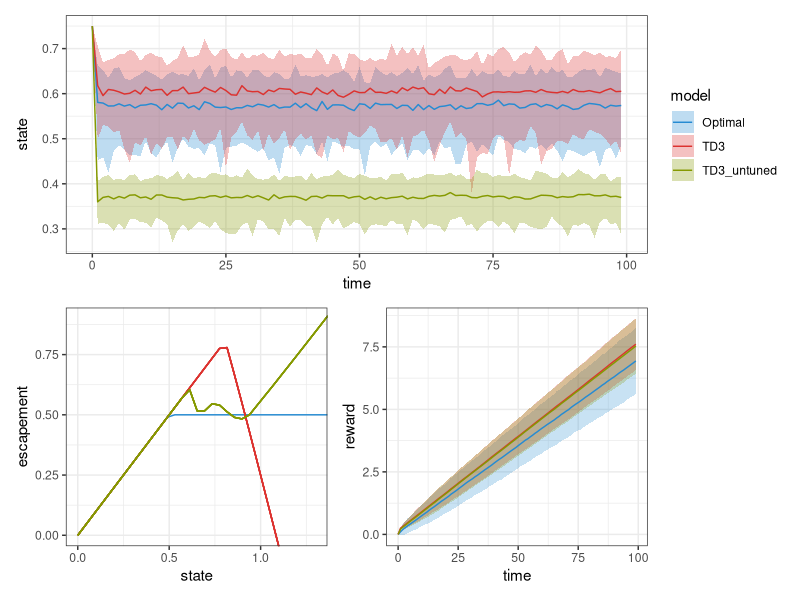

R code for this plot:
## ---- chunk 1
library(tidyverse)
library(patchwork)
knitr::opts_chunk$set(echo=FALSE, message = FALSE, warning = FALSE,
                      fig.width = 7, fig.height = 4)
ggplot2::theme_set(ggplot2::theme_bw())

scale_colour_discrete <- function(...) ggthemes::scale_colour_solarized()
scale_fill_discrete <- function(...) ggthemes::scale_fill_solarized()
pal <- ggthemes::solarized_pal()(6)
txtcolor <- "#586e75"

## ---- chunk 2
sims_df <- read_csv( "figs/sims_df.csv")
policy_df <- read_csv("figs/policy_df.csv")
reward_df <- read_csv("figs/reward_df.csv")

ymin <- function(x) last(x[(ntile(x, 20)==1)])
ymax <- function(x) last(x[(ntile(x, 20)==19)])

fig_sims <- 
sims_df %>% 
  group_by(time, model) %>% 
  summarise(ymin = ymin(state),
            ymax = ymax(state),
            state = mean(state), .groups = "drop") %>%
  ggplot(aes(time, state, ymin = ymin, ymax = ymax, fill=model)) + 
  geom_ribbon(alpha= 0.3) + geom_line(aes(col = model))

fig_policy <- 
  policy_df %>% ggplot(aes(state, state - action, 
                           group=interaction(rep, model),
                           col = model)) + 
  geom_line(show.legend = FALSE) + 
  coord_cartesian(xlim = c(0, 1.3), ylim=c(0,0.9)) + 
  ylab("escapement")


fig_reward <- reward_df %>% 
  ggplot(aes(time, mean_reward)) + 
  geom_ribbon(aes(ymin = mean_reward - 2*sd, 
                  ymax = mean_reward + 2*sd, fill = model),
              alpha=0.25, show.legend = FALSE) + 
  geom_line(aes(col = model), show.legend = FALSE) + 
  ylab("reward")
## ---- chunk 3
fig_sims / ( fig_policy + fig_reward)
